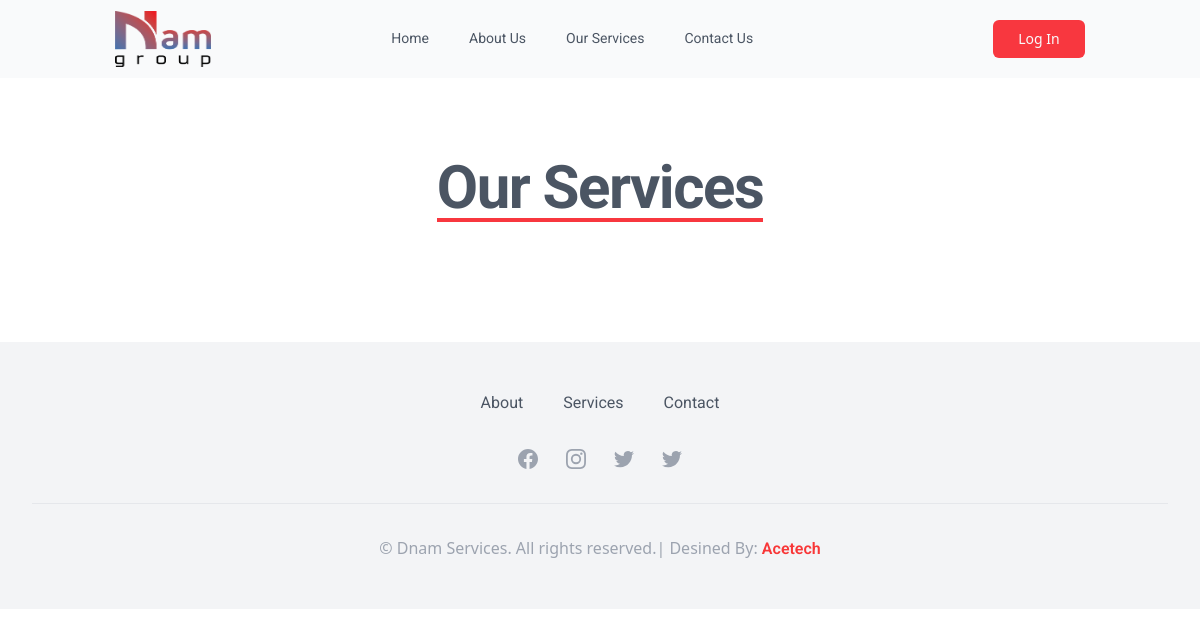
Page /services on the earlier database version.
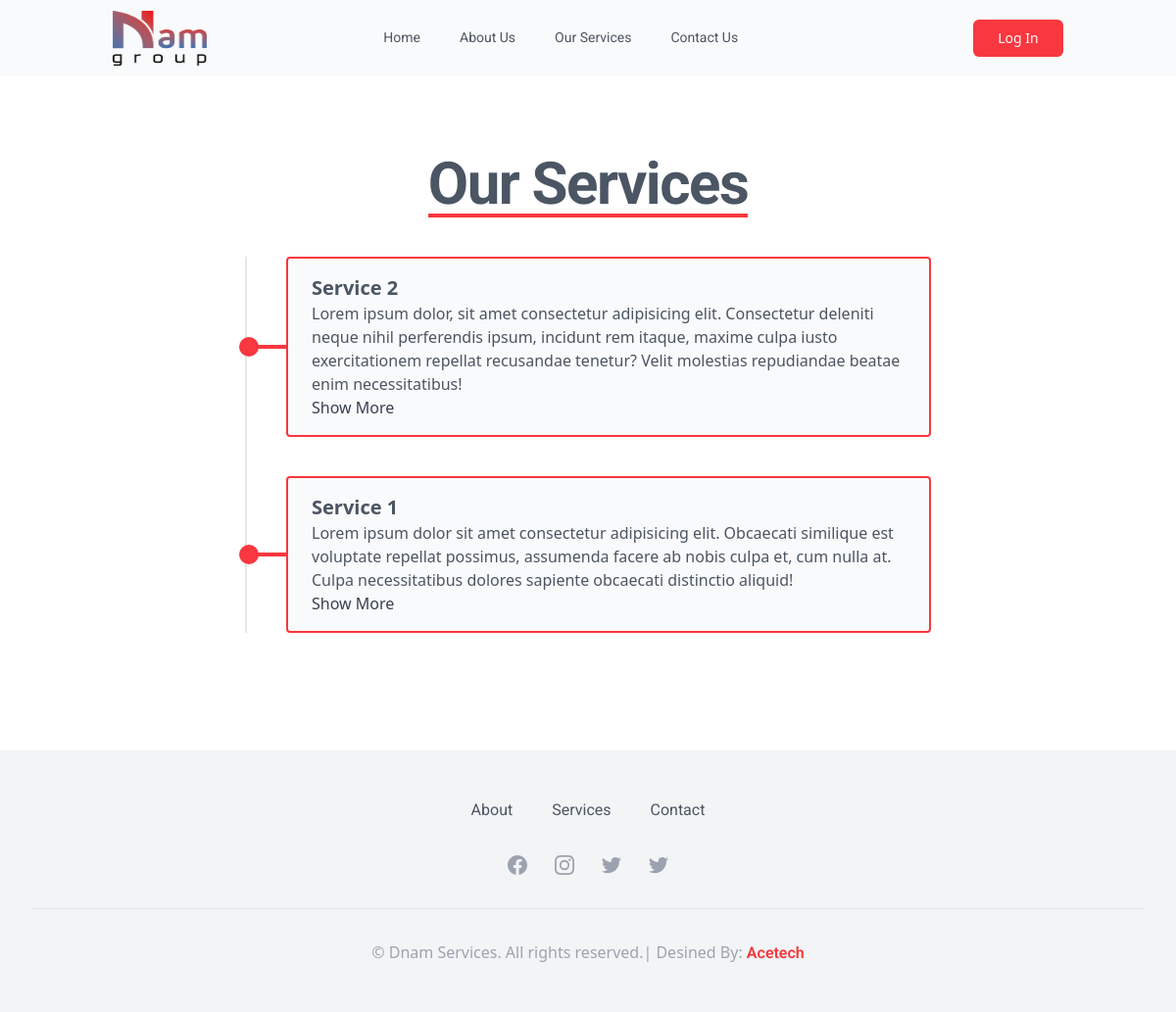
Same page on the later database version.
### dnamservices/models.py (models this page shows, shortened)
class Services(models.Model):
    name = models.CharField(max_length=50)
    image = models.ImageField(upload_to='media/services')
    detail = models.TextField()
    fade = models.CharField(max_length=50)

### dnamservices/views.py (the view)
# urls.py: path('services', ServicesView, name="services"),
def ServicesView(request):
    template_name = "dnamservices/services.html"
    service = Services.objects.all().order_by('-id')
    context = {
        'service':service
    }
    return render(request, template_name, context)

### dnamservices/templates/dnamservices/services.html
{% extends 'base.html' %}
{% block body-content %}
<div class="w-10/12 md:w-7/12 lg:6/12 mx-auto relative py-20">
    <div  class="flex justify-center text-gray-600 text-2xl tracking-tight font-Roboto leading-10 font-bold  sm:text-5xl sm:leading-none md:text-6xl">
        <span class="border-b-4 border-[#f8373f]"> Our Services</span>
    </div>
    <div class="border-l-2 mt-10" >
    {% for service in service %}
      <div data-aos="fade-{{service.fade}}"
       class="transform border-2 border-[#f8373f] transition cursor-pointer hover:-translate-y-2 ml-10 relative flex items-center px-6 py-4 bg-gray-50 text-gray-600  rounded mb-10 flex-col md:flex-row space-y-4 md:space-y-0">
        <div class="w-5 h-5 bg-[#f8373f] absolute -left-10 transform -translate-x-2/4 rounded-full z-10 mt-2 md:mt-0"></div>
        <div class="w-10 h-1 bg-[#f8373f] absolute -left-10 z-0"></div>
        <div class="flex-auto">
          <h1 class="text-xl font-bold">{{service.name}}</h1>
          <h3>{{service.detail}}</h3>
          <a href="{% url 'servicedetail' service.id %}" class="block font-medium text-gray-700">Show More</a>
        </div>
      </div>
      {% endfor %}
    </div>
</div>
{% endblock body-content %}

### templates/base.html (shortened to what this page needs)
{% load tailwind_tags %}
<!doctype html>
<html>
<head>
    {% tailwind_css %}
    {% load static %}
  <link rel="stylesheet" href="https://unpkg.com/aos@next/dist/aos.css" />
  <link rel="stylesheet" href="https://cdn.jsdelivr.net/npm/tw-elements/dist/css/index.min.css" />
    <link rel="stylesheet" href="https://cdn-uicons.flaticon.com/uicons-regular-rounded/css/uicons-regular-rounded.css" />
    <link rel="stylesheet" href="https://use.fontawesome.com/releases/v5.8.1/css/all.css"
 />
    <link href="{% static 'css/dist/output.css' %}" rel="stylesheet">
</head>
<body>
{% include 'nav.html' %}
{% block body-content %}
{% endblock body-content %}
{% include 'footer.html' %}
<script src="https://cdn.tailwindcss.com"></script>
<script src="https://cdn.tailwindcss.com"></script>
</body>
</html>

### templates/nav.html (shortened to what this page needs)
<div
class="flex justify-between lg:justify-center lg:gap-40 px-3 items-center sticky top-0 z-50 w-[100%] bg-gray-50 py-2">
<div class="">
  <a href="{% url 'home' %}">
      <img class="h-14 w-24" src="/media/images/logo.png" alt="">
  </a>
</div>
<div class="lg:flex lg:gap-10 gap-3 pr-20 hidden flex-wrap p-5 ">
  <a href="{% url 'home' %}">
    <div class=" text-sm font-Roboto border-b-2 hover:border-b-2 hover:border-b-[#f8373f]  border-b-gray-50 text-gray-600 ">Home</div>
  </a>
  <a href="{% url 'aboutus' %}">
    <div class=" text-sm font-Roboto border-b-2 hover:border-b-2 hover:border-b-[#f8373f]  border-b-gray-50 text-gray-600">About Us</div>
  </a>
  <a href="{% url 'services' %}">
    <div class=" text-sm font-Roboto border-b-2 hover:border-b-2 hover:border-b-[#f8373f]  border-b-gray-50 text-gray-600">Our Services</div>
  </a>
  <a href="#contact">
    <div class=" text-sm font-Roboto border-b-2 hover:border-b-2 hover:border-b-[#f8373f]  border-b-gray-50 text-gray-600">Contact Us</div>
  </a>
</div>
<a href="{% url 'superviser_login' %}">
    <div class=" w-full  hidden lg:flex lg:items-center lg:justify-center border border-transparent text-base leading-6 font-medium rounded-md text-gray-50 bg-[#f8373f] hover:text-[#f8373f] hover:bg-gray-50 focus:outline-none hover:border-[#f8373f] focus:shadow-outline-indigo focus:border-[#f8373f] transition duration-150 ease-in-out md:py-2 md:text-sm md:px-6 ">Log In</div>
  </a>
</div>

### templates/footer.html (shortened to what this page needs)
<section class="bg-gray-100">
    <div class="max-w-screen-xl px-4 py-12 mx-auto space-y-8 overflow-hidden sm:px-6 lg:px-8">
        <nav class="flex flex-wrap justify-center -mx-5 -my-2">
            <div class="px-5 py-2">
                <a href="#" class="text-base leading-6 text-gray-600 font-Roboto hover:text-gray-900">
                    About
                </a>
            </div>
            <div class="px-5 py-2">
                <a href="#" class="text-base leading-6 text-gray-600 font-Roboto hover:text-gray-900">
                    Services
                </a>
            </div>
            <div class="px-5 py-2">
                <a href="#" class="text-base leading-6 text-gray-600 font-Roboto hover:text-gray-900">
                    Contact
                </a>
            </div>
        </nav>
        <div class="flex justify-center mt-8 space-x-6">
            <a href="#" class="text-gray-400 hover:text-gray-600 font-Roboto">
            </a>
            <a href="#" class="text-gray-400 hover:text-gray-600 font-Roboto">
            </a>
            <a href="#" class="text-gray-400 hover:text-gray-600 font-Roboto">
            </a>
            <a href="#" class="text-gray-400 hover:text-gray-600 font-Roboto">
          </a>
        </div>
        <hr>
        <p class="mt-8 text-base leading-6 text-center text-gray-400">
            © Dnam Services. All rights reserved.| Desined By: <span class="text-[#f83738] font-Roboto font-semibold">Acetech</span>
        </p>
    </div>
  </section>

Differences in the rows shown:
added Services: name "Service 2", detail "Lorem ipsum dolor, sit amet consectetur adipisicing elit. Consectetur deleniti neque nihil perferendis ipsum, incidunt rem itaque, maxime culpa iusto exercitationem repellat recusandae tenetur? Velit molestias repudiandae beatae enim necessitatibus!"
added Services: name "Service 1", detail "Lorem ipsum dolor sit amet consectetur adipisicing elit. Obcaecati similique est voluptate repellat possimus, assumenda facere ab nobis culpa et, cum nulla at. Culpa necessitatibus dolores sapiente obcaecati distinctio aliquid!"
